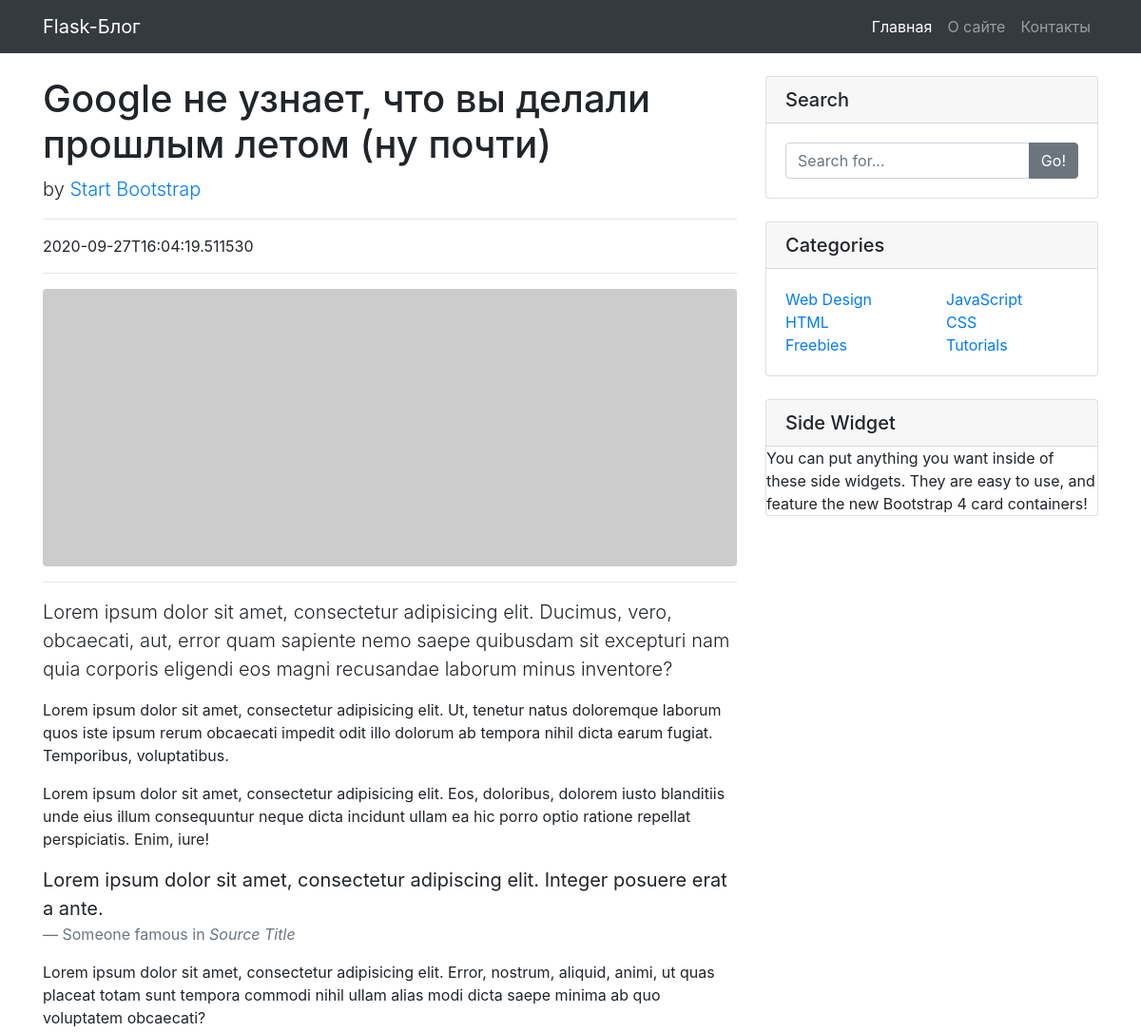
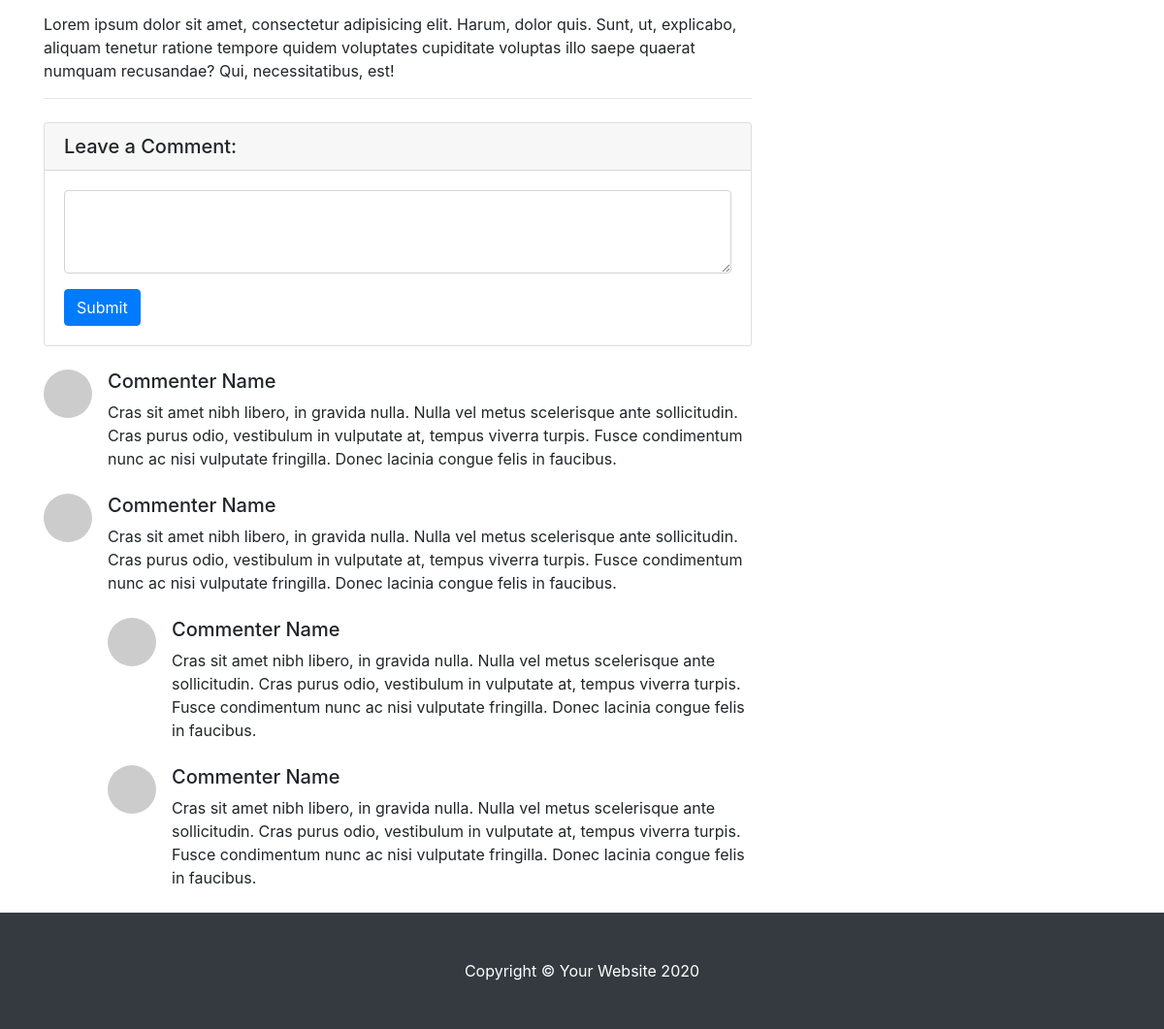
/post/1, run on the app's committed database (2 pictures, top to bottom).
### tables this page shows
CREATE TABLE post (
    post_id integer PRIMARY KEY AUTOINCREMENT,
    title text NOT NULL,
    short_description text,
    img_url text,
    publication_date text
);

### main.py (the view)
@app.route('/post/<post_id>')
def post(post_id):
    blog_db_connection = BlogDatabaseConnection(app, g)
    post = blog_db_connection.get_post_by_id(post_id)
    if post:
        return render_template('post.html', post = post)
    else:
        abort(404)

### BlogDatabaseConnection.py (called while the page is built)
    def __connect_db(self, app):
        db_connection = sqlite3.connect(app.config['DATABASE_PATH'])
        db_connection.row_factory = sqlite3.Row
        return db_connection

    def get_post_by_id(self, post_id):
        sql = 'SELECT title, short_description, publication_date, img_url FROM post WHERE post_id = ?'
        self.__cursor.execute(sql, (post_id,))
        row = self.__cursor.fetchone()
        if row:
            post = Post(post_id, row['title'], row['short_description'], row['publication_date'], row['img_url'])
            return post
        return None

### templates/post.html
{% extends 'index.html' %}
{% block content %}
{% include 'post-content.html' %}
{% endblock %}

### templates/post-content.html
  <div class="container">
    <div class="row">
      <div class="col-lg-8">
        <h1 class="mt-4">{{ post.title }}</h1>
        <p class="lead">
          by
          <a href="#">Start Bootstrap</a>
        </p>
        <hr>
        <p>{{ post.publication_date }}</p>
        <hr>
        <img class="img-fluid rounded" src="{{ post.img_url }}" alt="">
        <hr>
        <p class="lead">Lorem ipsum dolor sit amet, consectetur adipisicing elit. Ducimus, vero, obcaecati, aut, error quam sapiente nemo saepe quibusdam sit excepturi nam quia corporis eligendi eos magni recusandae laborum minus inventore?</p>
        <p>Lorem ipsum dolor sit amet, consectetur adipisicing elit. Ut, tenetur natus doloremque laborum quos iste ipsum rerum obcaecati impedit odit illo dolorum ab tempora nihil dicta earum fugiat. Temporibus, voluptatibus.</p>
        <p>Lorem ipsum dolor sit amet, consectetur adipisicing elit. Eos, doloribus, dolorem iusto blanditiis unde eius illum consequuntur neque dicta incidunt ullam ea hic porro optio ratione repellat perspiciatis. Enim, iure!</p>
        <blockquote class="blockquote">
          <p class="mb-0">Lorem ipsum dolor sit amet, consectetur adipiscing elit. Integer posuere erat a ante.</p>
          <footer class="blockquote-footer">Someone famous in
            <cite title="Source Title">Source Title</cite>
          </footer>
        </blockquote>
        <p>Lorem ipsum dolor sit amet, consectetur adipisicing elit. Error, nostrum, aliquid, animi, ut quas placeat totam sunt tempora commodi nihil ullam alias modi dicta saepe minima ab quo voluptatem obcaecati?</p>
        <p>Lorem ipsum dolor sit amet, consectetur adipisicing elit. Harum, dolor quis. Sunt, ut, explicabo, aliquam tenetur ratione tempore quidem voluptates cupiditate voluptas illo saepe quaerat numquam recusandae? Qui, necessitatibus, est!</p>
        <hr>
        <div class="card my-4">
          <h5 class="card-header">Leave a Comment:</h5>
          <div class="card-body">
            <form>
              <div class="form-group">
                <textarea class="form-control" rows="3"></textarea>
              </div>
              <button type="submit" class="btn btn-primary">Submit</button>
            </form>
          </div>
        </div>
        <div class="media mb-4">
          <img class="d-flex mr-3 rounded-circle" src="http://placehold.it/50x50" alt="">
          <div class="media-body">
            <h5 class="mt-0">Commenter Name</h5>
            Cras sit amet nibh libero, in gravida nulla. Nulla vel metus scelerisque ante sollicitudin. Cras purus odio, vestibulum in vulputate at, tempus viverra turpis. Fusce condimentum nunc ac nisi vulputate fringilla. Donec lacinia congue felis in faucibus.
          </div>
        </div>
        <div class="media mb-4">
          <img class="d-flex mr-3 rounded-circle" src="http://placehold.it/50x50" alt="">
          <div class="media-body">
            <h5 class="mt-0">Commenter Name</h5>
            Cras sit amet nibh libero, in gravida nulla. Nulla vel metus scelerisque ante sollicitudin. Cras purus odio, vestibulum in vulputate at, tempus viverra turpis. Fusce condimentum nunc ac nisi vulputate fringilla. Donec lacinia congue felis in faucibus.
            <div class="media mt-4">
              <img class="d-flex mr-3 rounded-circle" src="http://placehold.it/50x50" alt="">
              <div class="media-body">
                <h5 class="mt-0">Commenter Name</h5>
                Cras sit amet nibh libero, in gravida nulla. Nulla vel metus scelerisque ante sollicitudin. Cras purus odio, vestibulum in vulputate at, tempus viverra turpis. Fusce condimentum nunc ac nisi vulputate fringilla. Donec lacinia congue felis in faucibus.
              </div>
            </div>
            <div class="media mt-4">
              <img class="d-flex mr-3 rounded-circle" src="http://placehold.it/50x50" alt="">
              <div class="media-body">
                <h5 class="mt-0">Commenter Name</h5>
                Cras sit amet nibh libero, in gravida nulla. Nulla vel metus scelerisque ante sollicitudin. Cras purus odio, vestibulum in vulputate at, tempus viverra turpis. Fusce condimentum nunc ac nisi vulputate fringilla. Donec lacinia congue felis in faucibus.
              </div>
            </div>
          </div>
        </div>
      </div>
      <div class="col-md-4">
        <div class="card my-4">
          <h5 class="card-header">Search</h5>
          <div class="card-body">
            <div class="input-group">
              <input type="text" class="form-control" placeholder="Search for...">
              <span class="input-group-append">
                <button class="btn btn-secondary" type="button">Go!</button>
              </span>
            </div>
          </div>
        </div>
        <div class="card my-4">
          <h5 class="card-header">Categories</h5>
          <div class="card-body">
            <div class="row">
              <div class="col-lg-6">
                <ul class="list-unstyled mb-0">
                  <li>
                    <a href="#">Web Design</a>
                  </li>
                  <li>
                    <a href="#">HTML</a>
                  </li>
                  <li>
                    <a href="#">Freebies</a>
                  </li>
                </ul>
              </div>
              <div class="col-lg-6">
                <ul class="list-unstyled mb-0">
                  <li>
                    <a href="#">JavaScript</a>
                  </li>
                  <li>
                    <a href="#">CSS</a>
                  </li>
                  <li>
                    <a href="#">Tutorials</a>
                  </li>
                </ul>
              </div>
            </div>
          </div>
        </div>
        <div class="card my-4">
          <h5 class="card-header">Side Widget</h5>
          <div class="card-bodsy">
            You can put anything you want inside of these side widgets. They are easy to use, and feature the new Bootstrap 4 card containers!
          </div>
        </div>
      </div>
    </div>
  </div>

### static/css/blog-post.css (style rules this page uses)
body { padding-top: 56px; }

### data on the page
post: title "Google не узнает, что вы делали прошлым летом (ну почти)", publication_date "2020-09-27T16:04:19.511530"
